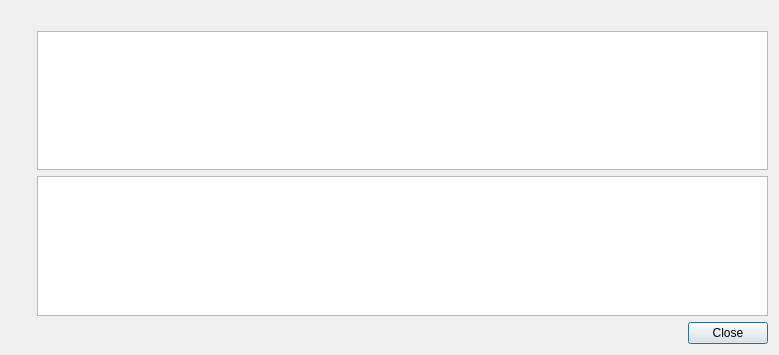
<?xml version="1.0" encoding="UTF-8"?>
<ui version="4.0">
 <class>OrganizeErrorDialog</class>
 <widget class="QDialog" name="OrganizeErrorDialog">
  <property name="geometry">
   <rect>
    <x>0</x>
    <y>0</y>
    <width>779</width>
    <height>355</height>
   </rect>
  </property>
  <layout class="QHBoxLayout" name="horizontalLayout">
   <item>
    <layout class="QVBoxLayout" name="layout_left">
     <item>
      <widget class="QLabel" name="icon"/>
     </item>
     <item>
      <spacer name="spacer_left">
       <property name="orientation">
        <enum>Qt::Vertical</enum>
       </property>
       <property name="sizeHint" stdset="0">
        <size>
         <width>20</width>
         <height>40</height>
        </size>
       </property>
      </spacer>
     </item>
    </layout>
   </item>
   <item>
    <layout class="QVBoxLayout" name="layout_centre">
     <item>
      <widget class="QLabel" name="label"/>
     </item>
     <item>
      <widget class="QListWidget" name="files"/>
     </item>
     <item>
      <widget class="QListWidget" name="log"/>
     </item>
     <item>
      <spacer name="spacer_bottom">
       <property name="orientation">
        <enum>Qt::Vertical</enum>
       </property>
       <property name="sizeHint" stdset="0">
        <size>
         <width>20</width>
         <height>40</height>
        </size>
       </property>
      </spacer>
     </item>
     <item>
      <widget class="QDialogButtonBox" name="buttonBox">
       <property name="orientation">
        <enum>Qt::Horizontal</enum>
       </property>
       <property name="standardButtons">
        <set>QDialogButtonBox::Close</set>
       </property>
      </widget>
     </item>
    </layout>
   </item>
  </layout>
 </widget>
 <resources/>
 <connections>
  <connection>
   <sender>buttonBox</sender>
   <signal>accepted()</signal>
   <receiver>OrganizeErrorDialog</receiver>
   <slot>accept()</slot>
   <hints>
    <hint type="sourcelabel">
     <x>248</x>
     <y>254</y>
    </hint>
    <hint type="destinationlabel">
     <x>157</x>
     <y>274</y>
    </hint>
   </hints>
  </connection>
  <connection>
   <sender>buttonBox</sender>
   <signal>rejected()</signal>
   <receiver>OrganizeErrorDialog</receiver>
   <slot>reject()</slot>
   <hints>
    <hint type="sourcelabel">
     <x>316</x>
     <y>260</y>
    </hint>
    <hint type="destinationlabel">
     <x>286</x>
     <y>274</y>
    </hint>
   </hints>
  </connection>
 </connections>
</ui>
